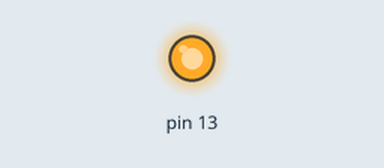
Bench run of a sketch on a simulated Arduino Uno, built with avr-gcc and run on an emulated ATmega328P. Parts: output pins drawn as LEDs (lit = HIGH). Random numbers use the default seed unless the sketch sets one.

Above: at 9.56 s.
At 37.51 s:
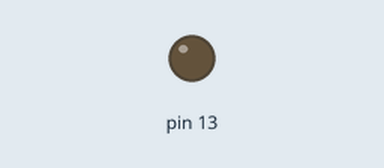
Timing chart, 0 to 40.0 s (numbered marks = the images above):
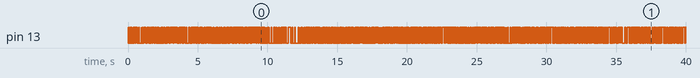

The sketch:

Trial.ino
```cpp
void setup() {


}

void loop() {
int f=(random())*255;
analogWrite(13,f);
delay(20);
}
```
